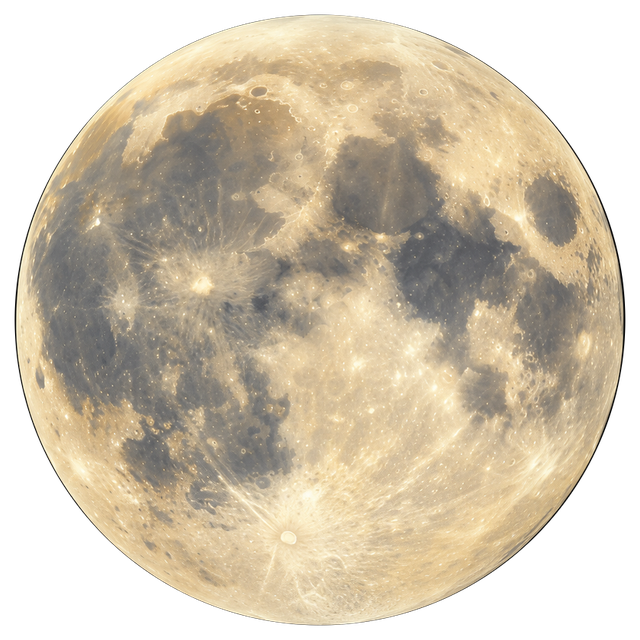
#> input picture assets/images/ch7_battle/moon.png, 640 x 640 px
$ python build_bell_moons.py
#> lines starting #> are read from the running program, lines starting #| are printed output that depends on the picture
"""Derive matching lunar-phase sprites from the game's existing AI moon painting."""
from pathlib import Path
import math
from PIL import Image, ImageFilter

ROOT = Path(__file__).resolve().parents[1]
ART = ROOT / "assets/images/ch7_battle"


def main():
    source = Image.open(ART / "moon.png").convert("RGBA")
#> source is the input picture: PIL image 640x640 RGBA; mean R, G, B, A 136.9, 124.8, 103.9, 182.3
    # Crop the transparent padding rather than distorting the lunar disc.
    source = source.crop(source.getchannel("A").getbbox())
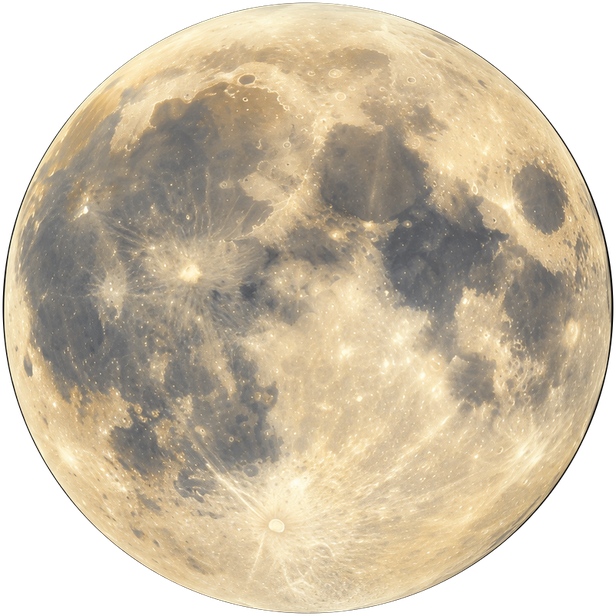
#> source: PIL image 616x616 RGBA; mean R, G, B, A 147.8, 134.7, 112.1, 196.8; transparent parts drawn white
    side = max(source.size)
#> side = 616
    square = Image.new("RGBA", (side, side))
#> square: PIL image 616x616 RGBA; every value is 0
    square.alpha_composite(source, ((side - source.width) // 2, (side - source.height) // 2))
    square = square.resize((224, 224), Image.Resampling.LANCZOS)
#> square: PIL image 224x224 RGBA
    for phase, name in enumerate(("new", "half", "full")):
        disc = square.copy()
        pixels = disc.load()
        for y in range(224):
            for x in range(224):
                nx, ny = (x - 111.5) / 111.5, (y - 111.5) / 111.5
                r, g, b, a = pixels[x, y]
                edge = max(0.0, min(1.0, (math.hypot(nx, ny) - 0.94) / 0.045))
                light = 1.0 if phase == 2 else (0.12 if phase == 0 else 0.11 + 0.89 * max(0.0, min(1.0, (nx + 0.025) / 0.065)))
                if phase == 0:
                    light = max(light, edge * 0.7)
                pixels[x, y] = (int(r * light), int(g * light), int(b * light), a)
        canvas = Image.new("RGBA", (256, 256))
        halo = Image.new("RGBA", (256, 256))
        halo.paste((176, 204, 222, 75), (16, 16, 240, 240), disc.getchannel("A"))
        canvas.alpha_composite(halo.filter(ImageFilter.GaussianBlur(6)))
        canvas.alpha_composite(disc, (16, 16))
        canvas.resize((128, 128), Image.Resampling.LANCZOS).save(ART / f"phase-{name}.png")
        print(f"Saved phase-{name}.png")
#> this loop made 3 passes
#> pass 1, in main, `canvas.resize((128, 128), Image.Resampling.LANCZOS).save(ART / f"phase..`:
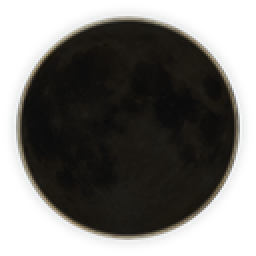
#> saved as phase-new.png: PIL image 128x128 RGBA (shown 2 times larger); mean R, G, B, A 22.4, 21.7, 19.7, 152.4; transparent parts drawn white
#> pass 2, in main, `canvas.resize((128, 128), Image.Resampling.LANCZOS).save(ART / f"phase..`:
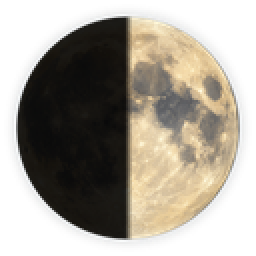
#> saved as phase-half.png: PIL image 128x128 RGBA (shown 2 times larger); mean R, G, B, A 69.3, 64.2, 54.6, 152.4; transparent parts drawn white
#> after the loop:
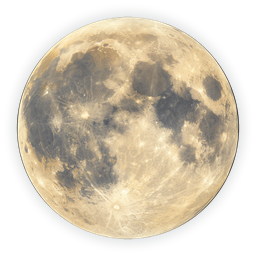
#> canvas: PIL image 256x256 RGBA; mean R, G, B, A 118.9, 109.8, 93.1, 152.6; transparent parts drawn white
#> after the loop:
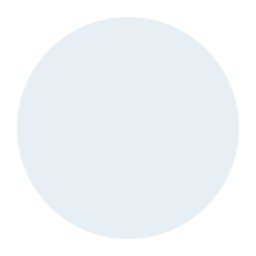
#> halo: PIL image 256x256 RGBA; mean R, G, B, A 106.7, 123.7, 134.6, 44.3; transparent parts drawn white


if __name__ == "__main__":
    main()

$ run again, with assets/images/ch7_battle/diver.png copied over assets/images/ch7_battle/moon.png
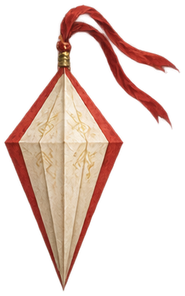
#> input picture assets/images/ch7_battle/diver.png, 185 x 296 px
#> in main, source is the input picture: PIL image 185x296 RGBA; mean R, G, B, A 64, 42, 34.7, 76.7
#> source: PIL image 180x292 RGBA
#> after the loop in main, `for phase, name in enumerate(("new", "half", "full")):`:
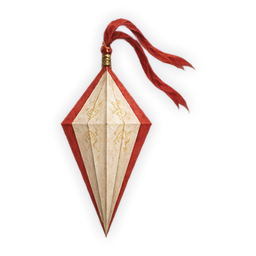
#> canvas: PIL image 256x256 RGBA; mean R, G, B, A 36.2, 27.9, 25.2, 40; transparent parts drawn white
#> after the loop in main, `for phase, name in enumerate(("new", "half", "full")):`:
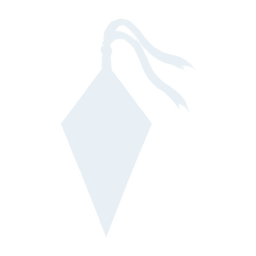
#> halo: PIL image 256x256 RGBA; mean R, G, B, A 31, 35.9, 39.1, 11.1; transparent parts drawn white
